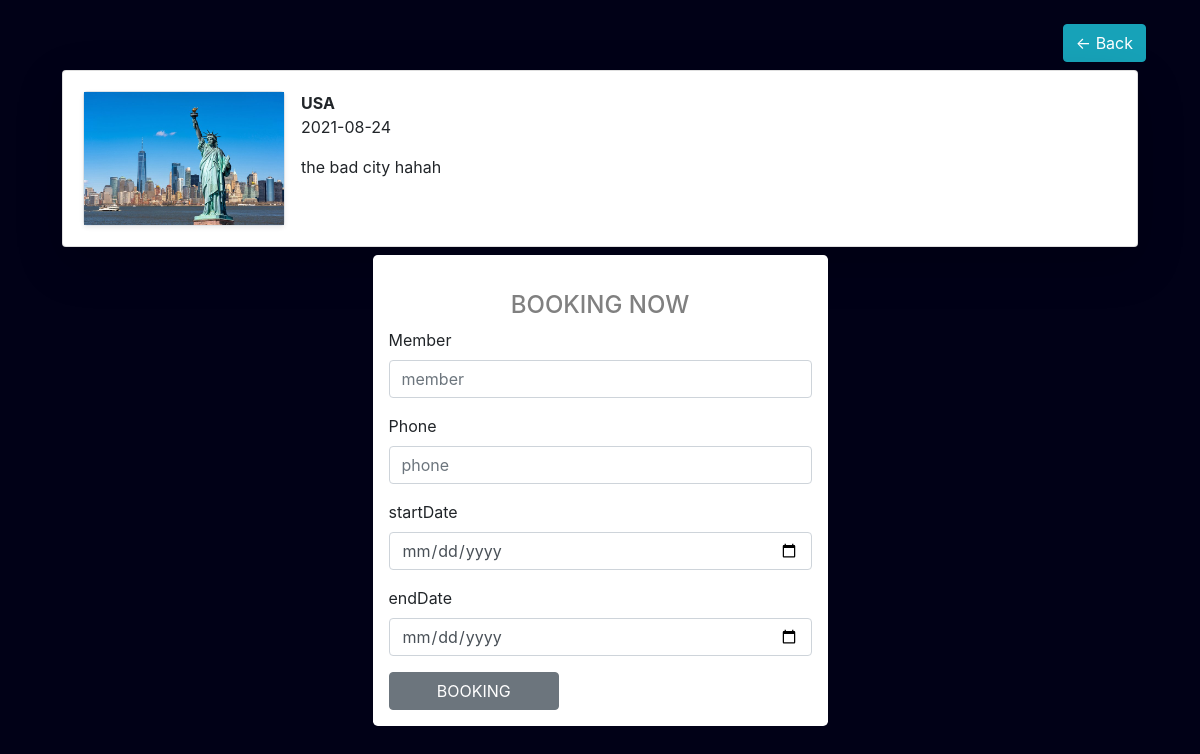
The page /readmore/detail.php?id=14 on the database its author committed.
### tables this page shows
CREATE TABLE `travels` (
  `travelID` int(11) NOT NULL,
  `places` varchar(50) NOT NULL,
  `image` varchar(255) NOT NULL,
  `description` varchar(255) NOT NULL,
  `categoryID` int(11) NOT NULL,
  `date` date DEFAULT NULL
);

### database/database.php (called while the page is built, shortened)
<?php
    function db() {
        return new mysqli('localhost','root','','travel_management');
    }
    function getOnedata($id){
        return db()->query("SELECT * FROM travels WHERE travelID = $id");
    }

### readmore/detail.php (the view)
<?php
    require_once('../partial/header.php');
?>
    <div class="container p-4">
        <div class="d-flex justify-content-end">
            <button class="btn btn-info" onclick="window.history.back();">&#8592; Back</button>
        </div>
    <?php
        require_once('../database/database.php');
        $id=$_GET['id'];
        $list_places =getOnedata($id);
        foreach ($list_places as $list) :
    ?>
    <div class="card m-2 shadow-lg  bg-white rounded">
        <div class="card-body">
            <div class="d-flex ">
                <div class="card-image mr-3 border shadow-sm  bg-white rounded">
                    <img class="img-fluid" width="200" height="200" src="../assets/images/<?= $list['image'] ?>" alt="image">
                </div>
                <div class="info">
                    <strong class="display-title"><?= $list['places'] ?></strong>
                    <p> <?= $list['date'] ?></p>
                    <p><?= $list['description'] ?></p>
                </div>
            </div>
        </div>
    </div>
        <form action="#" method="post" class="rounded-lg col-lg-5 col-md-4 m-auto bg-white p-3" >
                <div class="text-center">
                    <h4>BOOKING NOW</h4>
                </div>
                <div class="form-group">
                    <label for="number">Member</label>
                    <input type="number" name="member" required class="form-control" id="member" placeholder="member" length="8">
                </div>
                <div class="form-group">
                    <label for="phone">Phone</label>
                    <input type="number" name="phone" required class="form-control" id="phone" placeholder="phone" length="8">
                </div>
                <div class="form-group">
                    <label for="number">startDate</label>
                    <input type="date" name="startDate" class="form-control" id="startDate" placeholder="startDate">
                </div>
                <div class="form-group">
                    <label for="number">endDate</label>
                    <input type="date" name="endDate" class="form-control" id="endDate" placeholder="endDate">
                </div>
                <div class="form-row">
                    <div class="col-5">
                        <a href="../pages/home.php"><button type="submit" class="btn btn-secondary w-100">BOOKING</button></a>
                    </div>
                </div>
    <?php endforeach; ?>
</div>

### assets/css/style.css (style rules this page uses)
body { margin: 0; padding: 0; font-family: sans-serif; }

### partial/header.php (style rules this page uses)
body { margin: 0; padding: 0; background: #010117; }
h4 { text-align: center; margin-top: 20px; color: gray; }

### rows shown on the page
travels: image (picture), places "USA", date "2021-08-24", description "the bad city hahah"
